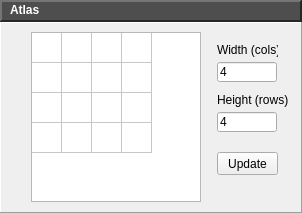
           <widget class="QFrame" name="atlasFrame">
            <property name="sizePolicy">
             <sizepolicy hsizetype="Expanding" vsizetype="Expanding">
              <horstretch>0</horstretch>
              <verstretch>0</verstretch>
             </sizepolicy>
            </property>
            <property name="minimumSize">
             <size>
              <width>0</width>
              <height>213</height>
             </size>
            </property>
            <property name="maximumSize">
             <size>
              <width>1666666</width>
              <height>213</height>
             </size>
            </property>
            <layout class="QVBoxLayout" name="verticalLayout">
             <property name="spacing">
              <number>0</number>
             </property>
             <property name="margin">
              <number>0</number>
             </property>
             <item>
              <widget class="QFrame" name="atlasFrameTitle">
               <property name="minimumSize">
                <size>
                 <width>161</width>
                 <height>22</height>
                </size>
               </property>
               <property name="maximumSize">
                <size>
                 <width>16777215</width>
                 <height>22</height>
                </size>
               </property>
               <property name="palette">
                <palette>
                 <active>
                  <colorrole role="WindowText">
                   <brush brushstyle="SolidPattern">
                    <color alpha="255">
                     <red>255</red>
                     <green>255</green>
                     <blue>255</blue>
                    </color>
                   </brush>
                  </colorrole>
                  <colorrole role="Button">
                   <brush brushstyle="SolidPattern">
                    <color alpha="255">
                     <red>78</red>
                     <green>78</green>
                     <blue>78</blue>
                    </color>
                   </brush>
                  </colorrole>
                  <colorrole role="Light">
                   <brush brushstyle="SolidPattern">
                    <color alpha="255">
                     <red>117</red>
                     <green>117</green>
                     <blue>117</blue>
                    </color>
                   </brush>
                  </colorrole>
                  <colorrole role="Midlight">
                   <brush brushstyle="SolidPattern">
                    <color alpha="255">
                     <red>97</red>
                     <green>97</green>
                     <blue>97</blue>
                    </color>
                   </brush>
                  </colorrole>
                  <colorrole role="Dark">
                   <brush brushstyle="SolidPattern">
                    <color alpha="255">
                     <red>39</red>
                     <green>39</green>
                     <blue>39</blue>
                    </color>
                   </brush>
                  </colorrole>
                  <colorrole role="Mid">
                   <brush brushstyle="SolidPattern">
                    <color alpha="255">
                     <red>52</red>
                     <green>52</green>
                     <blue>52</blue>
                    </color>
                   </brush>
                  </colorrole>
                  <colorrole role="Text">
                   <brush brushstyle="SolidPattern">
                    <color alpha="255">
                     <red>255</red>
                     <green>255</green>
                     <blue>255</blue>
                    </color>
                   </brush>
                  </colorrole>
                  <colorrole role="BrightText">
                   <brush brushstyle="SolidPattern">
                    <color alpha="255">
                     <red>255</red>
                     <green>255</green>
                     <blue>255</blue>
                    </color>
                   </brush>
                  </colorrole>
                  <colorrole role="ButtonText">
                   <brush brushstyle="SolidPattern">
                    <color alpha="255">
                     <red>255</red>
                     <green>255</green>
                     <blue>255</blue>
                    </color>
                   </brush>
                  </colorrole>
                  <colorrole role="Base">
                   <brush brushstyle="SolidPattern">
                    <color alpha="255">
                     <red>0</red>
                     <green>0</green>
                     <blue>0</blue>
                    </color>
                   </brush>
                  </colorrole>
                  <colorrole role="Window">
                   <brush brushstyle="SolidPattern">
                    <color alpha="255">
                     <red>78</red>
                     <green>78</green>
                     <blue>78</blue>
                    </color>
                   </brush>
                  </colorrole>
                  <colorrole role="Shadow">
                   <brush brushstyle="SolidPattern">
                    <color alpha="255">
                     <red>0</red>
                     <green>0</green>
                     <blue>0</blue>
                    </color>
                   </brush>
                  </colorrole>
                  <colorrole role="AlternateBase">
                   <brush brushstyle="SolidPattern">
                    <color alpha="255">
                     <red>39</red>
                     <green>39</green>
                     <blue>39</blue>
                    </color>
                   </brush>
                  </colorrole>
                  <colorrole role="ToolTipBase">
                   <brush brushstyle="SolidPattern">
                    <color alpha="255">
                     <red>255</red>
                     <green>255</green>
                     <blue>220</blue>
                    </color>
                   </brush>
                  </colorrole>
                  <colorrole role="ToolTipText">
                   <brush brushstyle="SolidPattern">
                    <color alpha="255">
                     <red>0</red>
                     <green>0</green>
                     <blue>0</blue>
                    </color>
                   </brush>
                  </colorrole>
                 </active>
                 <inactive>
                  <colorrole role="WindowText">
                   <brush brushstyle="SolidPattern">
                    <color alpha="255">
                     <red>255</red>
                     <green>255</green>
                     <blue>255</blue>
                    </color>
                   </brush>
                  </colorrole>
                  <colorrole role="Button">
                   <brush brushstyle="SolidPattern">
                    <color alpha="255">
                     <red>78</red>
                     <green>78</green>
                     <blue>78</blue>
                    </color>
                   </brush>
                  </colorrole>
                  <colorrole role="Light">
                   <brush brushstyle="SolidPattern">
                    <color alpha="255">
                     <red>117</red>
                     <green>117</green>
                     <blue>117</blue>
                    </color>
                   </brush>
                  </colorrole>
                  <colorrole role="Midlight">
                   <brush brushstyle="SolidPattern">
                    <color alpha="255">
                     <red>97</red>
                     <green>97</green>
                     <blue>97</blue>
                    </color>
                   </brush>
                  </colorrole>
                  <colorrole role="Dark">
                   <brush brushstyle="SolidPattern">
                    <color alpha="255">
                     <red>39</red>
                     <green>39</green>
                     <blue>39</blue>
                    </color>
                   </brush>
                  </colorrole>
                  <colorrole role="Mid">
                   <brush brushstyle="SolidPattern">
                    <color alpha="255">
                     <red>52</red>
                     <green>52</green>
                     <blue>52</blue>
                    </color>
                   </brush>
                  </colorrole>
                  <colorrole role="Text">
                   <brush brushstyle="SolidPattern">
                    <color alpha="255">
                     <red>255</red>
                     <green>255</green>
                     <blue>255</blue>
                    </color>
                   </brush>
                  </colorrole>
                  <colorrole role="BrightText">
                   <brush brushstyle="SolidPattern">
                    <color alpha="255">
                     <red>255</red>
                     <green>255</green>
                     <blue>255</blue>
                    </color>
                   </brush>
                  </colorrole>
                  <colorrole role="ButtonText">
                   <brush brushstyle="SolidPattern">
                    <color alpha="255">
                     <red>255</red>
                     <green>255</green>
                     <blue>255</blue>
                    </color>
                   </brush>
                  </colorrole>
                  <colorrole role="Base">
                   <brush brushstyle="SolidPattern">
                    <color alpha="255">
                     <red>0</red>
                     <green>0</green>
                     <blue>0</blue>
                    </color>
                   </brush>
                  </colorrole>
                  <colorrole role="Window">
                   <brush brushstyle="SolidPattern">
                    <color alpha="255">
                     <red>78</red>
                     <green>78</green>
                     <blue>78</blue>
                    </color>
                   </brush>
                  </colorrole>
                  <colorrole role="Shadow">
                   <brush brushstyle="SolidPattern">
                    <color alpha="255">
                     <red>0</red>
                     <green>0</green>
                     <blue>0</blue>
                    </color>
                   </brush>
                  </colorrole>
                  <colorrole role="AlternateBase">
                   <brush brushstyle="SolidPattern">
                    <color alpha="255">
                     <red>39</red>
                     <green>39</green>
                     <blue>39</blue>
                    </color>
                   </brush>
                  </colorrole>
                  <colorrole role="ToolTipBase">
                   <brush brushstyle="SolidPattern">
                    <color alpha="255">
                     <red>255</red>
                     <green>255</green>
                     <blue>220</blue>
                    </color>
                   </brush>
                  </colorrole>
                  <colorrole role="ToolTipText">
                   <brush brushstyle="SolidPattern">
                    <color alpha="255">
                     <red>0</red>
                     <green>0</green>
                     <blue>0</blue>
                    </color>
                   </brush>
                  </colorrole>
                 </inactive>
                 <disabled>
                  <colorrole role="WindowText">
                   <brush brushstyle="SolidPattern">
                    <color alpha="255">
                     <red>39</red>
                     <green>39</green>
                     <blue>39</blue>
                    </color>
                   </brush>
                  </colorrole>
                  <colorrole role="Button">
                   <brush brushstyle="SolidPattern">
                    <color alpha="255">
                     <red>78</red>
                     <green>78</green>
                     <blue>78</blue>
                    </color>
                   </brush>
                  </colorrole>
                  <colorrole role="Light">
                   <brush brushstyle="SolidPattern">
                    <color alpha="255">
                     <red>117</red>
                     <green>117</green>
                     <blue>117</blue>
                    </color>
                   </brush>
                  </colorrole>
                  <colorrole role="Midlight">
                   <brush brushstyle="SolidPattern">
                    <color alpha="255">
                     <red>97</red>
                     <green>97</green>
                     <blue>97</blue>
                    </color>
                   </brush>
                  </colorrole>
                  <colorrole role="Dark">
                   <brush brushstyle="SolidPattern">
                    <color alpha="255">
                     <red>39</red>
                     <green>39</green>
                     <blue>39</blue>
                    </color>
                   </brush>
                  </colorrole>
                  <colorrole role="Mid">
                   <brush brushstyle="SolidPattern">
                    <color alpha="255">
                     <red>52</red>
                     <green>52</green>
                     <blue>52</blue>
                    </color>
                   </brush>
                  </colorrole>
                  <colorrole role="Text">
                   <brush brushstyle="SolidPattern">
                    <color alpha="255">
                     <red>39</red>
                     <green>39</green>
                     <blue>39</blue>
                    </color>
                   </brush>
                  </colorrole>
                  <colorrole role="BrightText">
                   <brush brushstyle="SolidPattern">
                    <color alpha="255">
                     <red>255</red>
                     <green>255</green>
                     <blue>255</blue>
                    </color>
                   </brush>
                  </colorrole>
                  <colorrole role="ButtonText">
                   <brush brushstyle="SolidPattern">
                    <color alpha="255">
                     <red>39</red>
                     <green>39</green>
                     <blue>39</blue>
                    </color>
                   </brush>
                  </colorrole>
                  <colorrole role="Base">
                   <brush brushstyle="SolidPattern">
                    <color alpha="255">
                     <red>78</red>
                     <green>78</green>
                     <blue>78</blue>
                    </color>
                   </brush>
                  </colorrole>
                  <colorrole role="Window">
                   <brush brushstyle="SolidPattern">
                    <color alpha="255">
                     <red>78</red>
                     <green>78</green>
                     <blue>78</blue>
                    </color>
                   </brush>
                  </colorrole>
                  <colorrole role="Shadow">
                   <brush brushstyle="SolidPattern">
                    <color alpha="255">
                     <red>0</red>
                     <green>0</green>
                     <blue>0</blue>
                    </color>
                   </brush>
                  </colorrole>
                  <colorrole role="AlternateBase">
                   <brush brushstyle="SolidPattern">
                    <color alpha="255">
                     <red>78</red>
                     <green>78</green>
                     <blue>78</blue>
                    </color>
                   </brush>
                  </colorrole>
                  <colorrole role="ToolTipBase">
                   <brush brushstyle="SolidPattern">
                    <color alpha="255">
                     <red>255</red>
                     <green>255</green>
                     <blue>220</blue>
                    </color>
                   </brush>
                  </colorrole>
                  <colorrole role="ToolTipText">
                   <brush brushstyle="SolidPattern">
                    <color alpha="255">
                     <red>0</red>
                     <green>0</green>
                     <blue>0</blue>
                    </color>
                   </brush>
                  </colorrole>
                 </disabled>
                </palette>
               </property>
               <property name="autoFillBackground">
                <bool>true</bool>
               </property>
               <property name="frameShape">
                <enum>QFrame::Panel</enum>
               </property>
               <property name="frameShadow">
                <enum>QFrame::Raised</enum>
               </property>
               <property name="lineWidth">
                <number>2</number>
               </property>
               <widget class="QLabel" name="label_7">
                <property name="geometry">
                 <rect>
                  <x>10</x>
                  <y>3</y>
                  <width>46</width>
                  <height>13</height>
                 </rect>
                </property>
                <property name="font">
                 <font>
                  <weight>75</weight>
                  <bold>true</bold>
                 </font>
                </property>
                <property name="text">
                 <string>Atlas</string>
                </property>
               </widget>
              </widget>
             </item>
             <item>
              <widget class="QFrame" name="atlasFrameBody">
               <property name="minimumSize">
                <size>
                 <width>200</width>
                 <height>0</height>
                </size>
               </property>
               <property name="frameShape">
                <enum>QFrame::Panel</enum>
               </property>
               <property name="frameShadow">
                <enum>QFrame::Raised</enum>
               </property>
               <property name="lineWidth">
                <number>1</number>
               </property>
               <property name="frameLayout" stdset="0">
                <string>Atlas</string>
               </property>
               <layout class="QHBoxLayout" name="horizontalLayout_5">
                <property name="leftMargin">
                 <number>30</number>
                </property>
                <item>
                 <widget class="QTableWidget" name="EAatlasTable">
                  <property name="enabled">
                   <bool>true</bool>
                  </property>
                  <property name="sizePolicy">
                   <sizepolicy hsizetype="Expanding" vsizetype="Expanding">
                    <horstretch>0</horstretch>
                    <verstretch>0</verstretch>
                   </sizepolicy>
                  </property>
                  <property name="minimumSize">
                   <size>
                    <width>170</width>
                    <height>170</height>
                   </size>
                  </property>
                  <property name="maximumSize">
                   <size>
                    <width>170</width>
                    <height>170</height>
                   </size>
                  </property>
                  <property name="baseSize">
                   <size>
                    <width>0</width>
                    <height>0</height>
                   </size>
                  </property>
                  <property name="font">
                   <font>
                    <pointsize>10</pointsize>
                    <weight>75</weight>
                    <bold>true</bold>
                   </font>
                  </property>
                  <property name="layoutDirection">
                   <enum>Qt::LeftToRight</enum>
                  </property>
                  <property name="verticalScrollBarPolicy">
                   <enum>Qt::ScrollBarAlwaysOff</enum>
                  </property>
                  <property name="horizontalScrollBarPolicy">
                   <enum>Qt::ScrollBarAlwaysOff</enum>
                  </property>
                  <property name="showDropIndicator" stdset="0">
                   <bool>true</bool>
                  </property>
                  <property name="dragDropMode">
                   <enum>QAbstractItemView::DropOnly</enum>
                  </property>
                  <property name="selectionMode">
                   <enum>QAbstractItemView::ContiguousSelection</enum>
                  </property>
                  <property name="textElideMode">
                   <enum>Qt::ElideNone</enum>
                  </property>
                  <property name="showGrid">
                   <bool>true</bool>
                  </property>
                  <property name="rowCount">
                   <number>4</number>
                  </property>
                  <property name="columnCount">
                   <number>4</number>
                  </property>
                  <attribute name="horizontalHeaderVisible">
                   <bool>false</bool>
                  </attribute>
                  <attribute name="horizontalHeaderCascadingSectionResizes">
                   <bool>false</bool>
                  </attribute>
                  <attribute name="horizontalHeaderDefaultSectionSize">
                   <number>30</number>
                  </attribute>
                  <attribute name="horizontalHeaderHighlightSections">
                   <bool>false</bool>
                  </attribute>
                  <attribute name="horizontalHeaderMinimumSectionSize">
                   <number>30</number>
                  </attribute>
                  <attribute name="horizontalHeaderStretchLastSection">
                   <bool>false</bool>
                  </attribute>
                  <attribute name="verticalHeaderVisible">
                   <bool>false</bool>
                  </attribute>
                  <attribute name="verticalHeaderDefaultSectionSize">
                   <number>30</number>
                  </attribute>
                  <attribute name="verticalHeaderHighlightSections">
                   <bool>false</bool>
                  </attribute>
                  <attribute name="verticalHeaderMinimumSectionSize">
                   <number>30</number>
                  </attribute>
                  <attribute name="verticalHeaderStretchLastSection">
                   <bool>false</bool>
                  </attribute>
                  <row/>
                  <row/>
                  <row/>
                  <row/>
                  <column/>
                  <column/>
                  <column/>
                  <column/>
                 </widget>
                </item>
                <item>
                 <widget class="QFrame" name="frameAtlas">
                  <property name="minimumSize">
                   <size>
                    <width>85</width>
                    <height>180</height>
                   </size>
                  </property>
                  <property name="maximumSize">
                   <size>
                    <width>80</width>
                    <height>16777215</height>
                   </size>
                  </property>
                  <property name="frameShape">
                   <enum>QFrame::NoFrame</enum>
                  </property>
                  <property name="frameShadow">
                   <enum>QFrame::Raised</enum>
                  </property>
                  <widget class="QPushButton" name="EAresizeAtlasTable">
                   <property name="geometry">
                    <rect>
                     <x>10</x>
                     <y>120</y>
                     <width>61</width>
                     <height>23</height>
                    </rect>
                   </property>
                   <property name="text">
                    <string>Update</string>
                   </property>
                  </widget>
                  <widget class="QLineEdit" name="EAcolCount">
                   <property name="geometry">
                    <rect>
                     <x>10</x>
                     <y>30</y>
                     <width>60</width>
                     <height>20</height>
                    </rect>
                   </property>
                   <property name="maximumSize">
                    <size>
                     <width>60</width>
                     <height>16777215</height>
                    </size>
                   </property>
                   <property name="text">
                    <string>4</string>
                   </property>
                  </widget>
                  <widget class="QLineEdit" name="EArowCount">
                   <property name="geometry">
                    <rect>
                     <x>10</x>
                     <y>80</y>
                     <width>60</width>
                     <height>20</height>
                    </rect>
                   </property>
                   <property name="maximumSize">
                    <size>
                     <width>60</width>
                     <height>16777215</height>
                    </size>
                   </property>
                   <property name="text">
                    <string>4</string>
                   </property>
                  </widget>
                  <widget class="QLabel" name="label">
                   <property name="geometry">
                    <rect>
                     <x>10</x>
                     <y>60</y>
                     <width>71</width>
                     <height>16</height>
                    </rect>
                   </property>
                   <property name="text">
                    <string>Height (rows)</string>
                   </property>
                  </widget>
                  <widget class="QLabel" name="label_2">
                   <property name="geometry">
                    <rect>
                     <x>10</x>
                     <y>10</y>
                     <width>61</width>
                     <height>16</height>
                    </rect>
                   </property>
                   <property name="text">
                    <string>Width (cols)</string>
                   </property>
                  </widget>
                 </widget>
                </item>
               </layout>
              </widget>
             </item>
            </layout>
           </widget>
